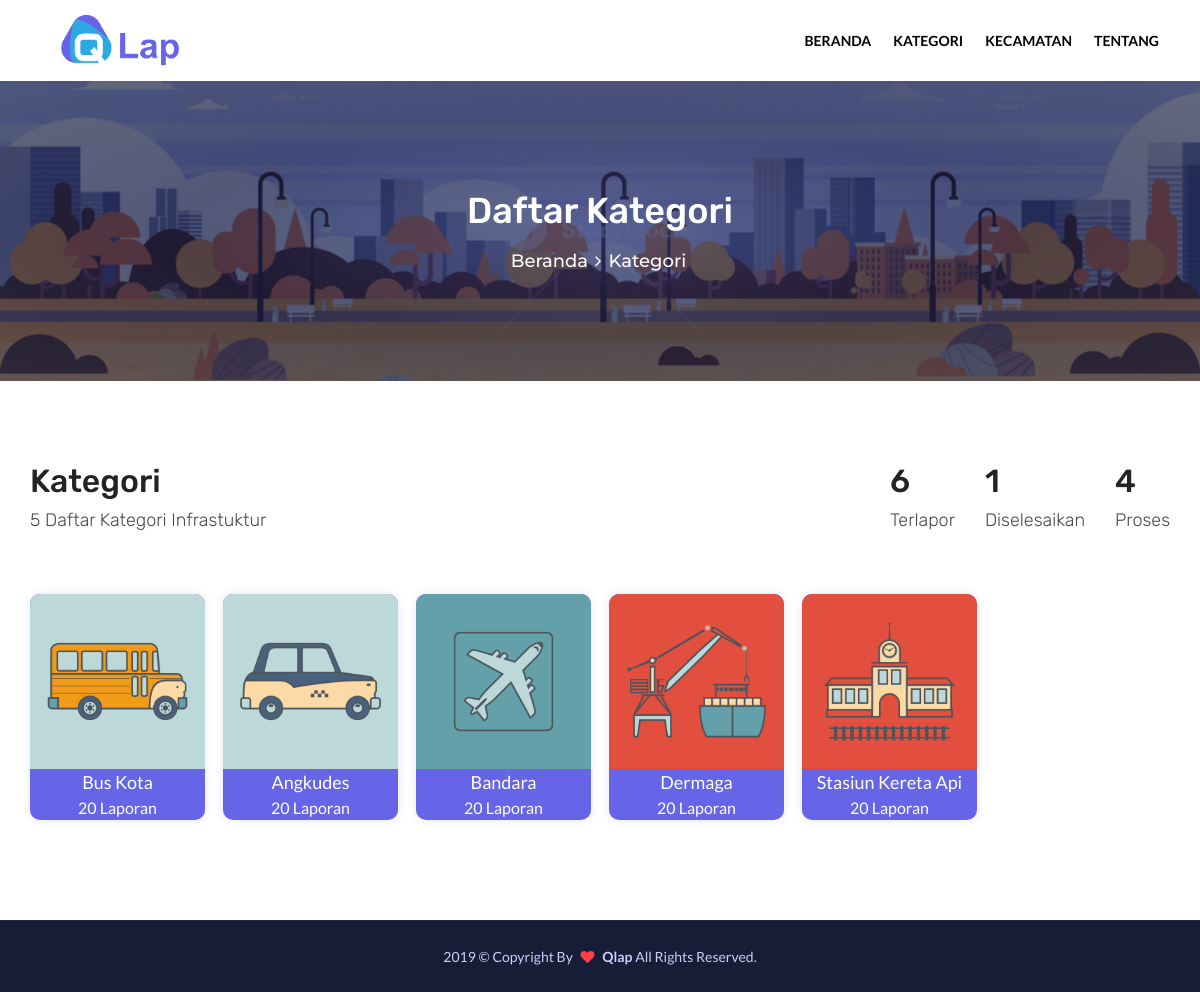
The page /kategori.php on the database its author committed.
### tables this page shows
CREATE TABLE `cyi_kategori` (
  `id` int(11) NOT NULL,
  `slug` varchar(225) NOT NULL,
  `nama` varchar(225) NOT NULL,
  `keterangan` text NOT NULL,
  `logo` varchar(50) NOT NULL
);

### kategori.php (called while the page is built)
<?php
    require_once("config.php");
    include("view/daftar-kategori.php");
?>

### config.php (called while the page is built, shortened)
<?php
include("function.php");
$domain="http://localhost/qlap/";
?>

### function.php (called while the page is built, shortened)
<?php
function Total($table_name, $where_clause=''){
    global $connect;
    $whereSQL = '';
    if(!empty($where_clause)){
        if(substr(strtoupper(trim($where_clause)), 0, 5) != 'WHERE')
        {
            $whereSQL = " WHERE ".$where_clause;
        } else
        {
            $whereSQL = " ".trim($where_clause);
        }
    }
    $sql = "SELECT COUNT(id) as total FROM ".$table_name."";
    $sql .= $whereSQL;
    $total=mysqli_query($connect,$sql);
    $total=mysqli_fetch_assoc($total);
    return $total["total"];
}
?>

### view/daftar-kategori.php (the view, shortened to what this page needs)
<!DOCTYPE html>
<html lang="en">
<?php include("include/head.php");?>
<body id="bg">
<div class="page-wraper">
    <?php include("include/header.php");?>
    <div class="page-content bg-white">
        <div class="dez-bnr-inr overlay-black-middle" style="background-image:url(<?php echo $domain;?>assets/images/page-2.jpg);">
            <div class="container">
                <div class="dez-bnr-inr-entry">
                    <h1 class="text-white">Daftar Kategori</h1>
					<div class="breadcrumb-row">
						<ul class="list-inline">
							<li><a href="<?php echo $domain; ?>" cyine-ajax>Beranda</a></li>
							<li>Kategori</li>
						</ul>
					</div>
                </div>
            </div>
        </div>
        <div class="section-full job-categories content-inner-2 bg-white">
			<div class="container">
				<div class="section-head d-flex head-counter clearfix">
					<div class="mr-auto">
						<h2 class="m-b5">Kategori</h2>
						<h6 class="fw3"><?php echo Total("cyi_kategori");?> Daftar Kategori Infrastuktur</h6>
					</div>
					<div class="head-counter-bx">
						<h2 class="m-b5"><?php echo Total("cyi_pengaduan");?></h2>
						<h6 class="fw3">Terlapor</h6>
					</div>
					<div class="head-counter-bx">
						<h2 class="m-b5"><?php echo Total("cyi_pengaduan","WHERE status=1");?></h2>
						<h6 class="fw3">Diselesaikan</h6>
					</div>
					<div class="head-counter-bx">
						<h2 class="m-b5"><?php echo Total("cyi_pengaduan","WHERE status=4 OR status=3 OR status=2");?></h2>
						<h6 class="fw3">Proses</h6>
					</div>
				</div>
				<div class="row sp20">
				<?php
                          $quotes_qry="SELECT * FROM cyi_kategori";
                          $data=mysqli_query($connect,$quotes_qry);
                          while($row=mysqli_fetch_array($data)){
                    ?>
					<div class="col-lg-2 col-md-3 col-sm-6">
						<div class="icon-bx-wraper">
							<div class="icon-content">
							<img src="<?php echo $domain;?>upload/kategori/<?php echo $row["logo"];?>" alt="" srcset="">
								<a href="<?php echo $domain; ?>laporan?kategori=<?php echo $row["slug"];?>" class="dez-tilte" cyine-ajax><?php echo $row["nama"];?></a>
								<p class="m-a0">20 Laporan</p>
							</div>
						</div>
					</div>
					<?php } ?>
				</div>
			</div>
		</div>
    </div>
	<?php include("include/footer.php");?>
</div>
</body>
</html>

### assets/css/templete.css (style rules this page uses)
.job-categories .icon-bx-wraper { text-decoration: none; margin-bottom: 20px; background: #6665e8; border-radius: 10px; text-align:center; -moz-transition:all 0.5s; -webkit-transition:all 0.5s; -ms-transition:all 0.5s; -o-transition:all 0.5s; transition:all 0.5s; overflow: hidden; box-shadow: 0 0 10px 0 rgba(0,24,128,0.1); }
.job-categories .icon-bx-wraper .dez-tilte { display:block; width:100%; color:#000; font-size: 18px; }
.job-categories .icon-bx-wraper .icon-content { position: relative; z-index: 1; }
.job-categories .icon-bx-wraper:after { background-image: url(../images/categories-bg.png); background-size: cover; background-repeat: no-repeat; background-position: bottom; content: ""; width: 100%; height: 110px; display: block; position: absolute; top: 0; left: 0; -moz-transition:all 0.5s; -webkit-transition:all 0.5s; -ms-transition:all 0.5s; -o-transition:all 0.5s; transition:all 0.5s; }
.job-categories .icon-bx-wraper .rotate-icon, .job-categories .icon-bx-wraper .dez-tilte, .job-categories .icon-bx-wraper { color:#fff; }
.head-counter h6 { color:#494949; }
.head-counter-bx { margin-left:30px; }

### assets/css/skin/skin-1.css (style rules this page uses)
a, .text-primary, .primary li:before, .breadcrumb-row ul li a, .header-nav .nav > li.active > a, .header-nav .nav > li.current-menu-item > a .header-nav .nav > li .sub-menu li a:hover, .header-nav .nav > li:hover > a, .header-nav .nav > li .mega-menu > li ul a:hover, .header-nav .nav > li .sub-menu li:hover > a, .nav-dark.header-nav .nav > li .sub-menu li:hover > a, .nav-dark.header-nav .nav > li .mega-menu > li ul a:hover, blockquote:before, ol.comment-list li.comment .reply a, footer a:active, footer a:focus, footer a:hover, footer h1 a, footer h2 a, footer h3 a, footer h4 a, footer h5 a, footer h6 a, footer p a, button.scroltop, .testimonial-1 .testimonial-position, .testimonial-4 .testimonial-name:after, .testimonial-2 .testimonial-position, .testimonial-3 .testimonial-position, .testimonial-3 .quote-left:before, .acod-head a:after, .acod-head a, .acod-head a:hover, .acod-head a.collapsed:hover, .dez-tabs .nav-tabs > li > a i, h1 a:hover, h2 a:hover, h3 a:hover, h4 a:hover, h5 a:hover, h6 a:hover, .site-button.outline, .site-button-link:hover, .item-info-in ul li a:hover, .dez-post-meta.text-primary i, .dez-post-meta.text-primary ul li, .dez-post-meta.text-primary ul li a, .dez-post-meta i, .comments-area p:before, .about-8-service .icon-bx-wraper:hover a, .about-service .icon-bx-wraper:hover a, .dez-box-bg .icon-box-btn .site-button, .list-2 li:hover:before, .site-filters.style1 li.active a, .site-filters.style1.white li.active a, .site-button-link.black:hover, .widget_categories ul li a:hover, .widget_archive ul li a:hover, .widget_meta ul li a:hover, .widget_pages ul li a:hover, .widget_recent_comments ul li a:hover, .widget_nav_menu li a:hover, .widget_recent_entries ul li a:hover, .widget_services ul li a:hover, .find-job-bx .input-group-text, .find-job-bx .bootstrap-select.btn-group .dropdown-toggle .caret::before, .post-job-bx ul li, .cv-manager ul li, .job-time span, .like-btn, .testimonial-name, .job-links i, .browse-job.applied-job .post-job-bx li a p, .candidate-info ul li a:hover, .candidate-info ul li a.active, .feature, .dez-post-meta ul li, .recent-posts-entry .post-date { color: #6665e8; }

### rows shown on the page
cyi_kategori: logo (picture), nama "Bus Kota"
cyi_kategori: logo (picture), nama "Angkudes"
cyi_kategori: logo (picture), nama "Bandara"
cyi_kategori: logo (picture), nama "Dermaga"
cyi_kategori: logo (picture), nama "Stasiun Kereta Api"

### other values the page prints
Total("cyi_kategori") "5"
Total("cyi_pengaduan") "6"
Total("cyi_pengaduan","WHERE status=1") "1"
Total("cyi_pengaduan","WHERE status=4 OR status=3 OR status=2") "4"
